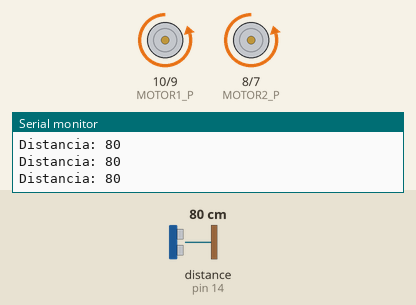
This sketch was run on a simulated Arduino Uno, built with avr-gcc and run on an emulated ATmega328P. On the bench: motor-driver pin pairs drawn as motors (green arrow = first pin HIGH = forward, orange = second pin HIGH = backward, longer = more drive, scaled by the enable pin), the last lines printed to the serial monitor. Wiring (inferred from the names in the program): ultrasonic range finder: trigger pin 14; echo pin 14. Inputs (shaded band) come from the test bench; at power-on: distance to the obstacle (sensor on pin 14) 80 cm. The echo pulse lasts 58.3 µs per cm; random numbers use the default seed unless the sketch sets one.

Above: at 1.2 s.
1.3 s: distance to the obstacle (sensor on pin 14) set to 29 cm
4.3 s: distance to the obstacle (sensor on pin 14) set to 23 cm
At 5.2 s:
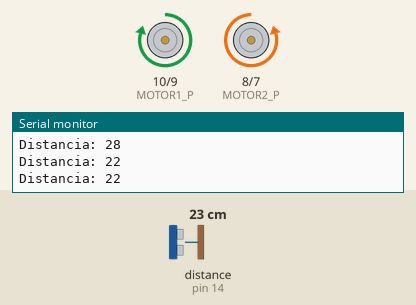
7.3 s: distance to the obstacle (sensor on pin 14) set to 2 cm
10.3 s: distance to the obstacle (sensor on pin 14) set to 5 cm
11.8 s: distance to the obstacle (sensor on pin 14) set to 8 cm
At 12.7 s:
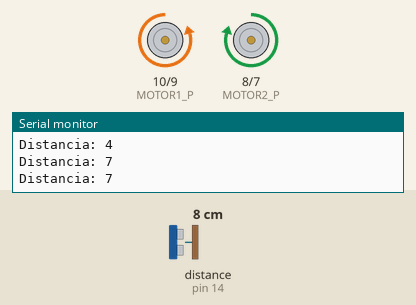
14.8 s: distance to the obstacle (sensor on pin 14) set to 18 cm
Timing chart, 0 to 18.8 s (numbered marks = the images above; inputs shaded):
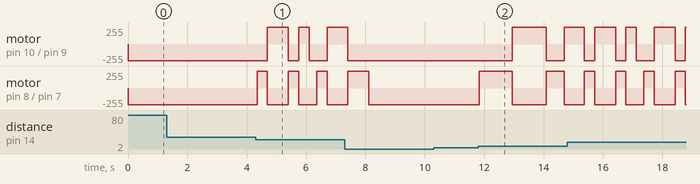

The sketch:

Robo_Me_Tamiya.pde
```cpp
#include <Servo.h>
#include <LiquidCrystal.h>

#define MOTOR1_P 10
#define MOTOR1_N 9
#define MOTOR1_PWM 6
#define MOTOR2_P 8
#define MOTOR2_N 7
#define MOTOR2_PWM 5
#define PING_PIN 14
int  SensorTemperatura = 1 ;
int  LDR = 5;


long DistanciaEsquerda;
long DistanciaDireita;
long distancia;
Servo ServoV;
Servo ServoH;

int sentido;

void setup() {
  Serial.begin(9600);

  // set up the LCD's number of rows and columns:

  pinMode(MOTOR1_P, OUTPUT);
  pinMode(MOTOR1_N, OUTPUT);
  pinMode(MOTOR2_P, OUTPUT);
  pinMode(MOTOR2_N, OUTPUT);
  pinMode(MOTOR1_PWM, OUTPUT);
  pinMode(MOTOR2_PWM, OUTPUT);
}

void lerPing() {
  pinMode(PING_PIN, OUTPUT);
  digitalWrite(PING_PIN, LOW);
  delayMicroseconds(2);
  digitalWrite(PING_PIN, HIGH);
  delayMicroseconds(5);
  digitalWrite(PING_PIN, LOW);

  pinMode(PING_PIN, INPUT);
  long duration = pulseIn(PING_PIN, HIGH);

  distancia= duration / 29 / 2;
  Serial.print("Distancia: ");
  Serial.println(distancia);

}

void loop() {
  lerPing();

  while(distancia>25) {
    andarFrente(5);
    delay(50);
    lerPing();
  }
  int delaying = 350;
  while(distancia>15 && distancia<25) {
    long d1 = distancia;
    girarNoEixo(5,0);
    delay(delaying);
    lerPing();
    long d2 = distancia;
    girarNoEixo(5,1);
    delay(delaying*2);
    parar();
    lerPing();
    long d3 = distancia;

    //voltando posiço original
    girarNoEixo(5,0);
    delay(delaying);
    parar();
    //tomando decisao..

    if(d1>d2 && d1>d3) {
      //nem para um lado nem para outro funcionou...
      delaying+=100;
    }
    else {
      if(d2>d3) {
        girarNoEixo(5,0);
        delay(delaying);
      }
      else {
        girarNoEixo(5,1);
        delay(delaying);
      }
      andarFrente(5);
      delay(250);
    }
  }
  while(distancia>5 && distancia<15) {
    girarNoEixo(5, random(10)%2==0);
    delay(300 + random(200,400));
    lerPing();
  }
}
```

Movimentos.pde
```cpp
void girarNoEixo(int intensidade, long sentido1) {

  analogWrite(MOTOR1_PWM,intensidade*50);
  analogWrite(MOTOR2_PWM,intensidade*50);
  digitalWrite(MOTOR1_P,sentido1);
  digitalWrite(MOTOR1_N,!sentido1);
  digitalWrite(MOTOR2_P,!sentido1);
  digitalWrite(MOTOR2_N,sentido1);
}

void parar() {
  analogWrite(MOTOR1_PWM,0 );
  analogWrite(MOTOR2_PWM,0);
}

void andarFrente(int intensidade) {
  sentido = 0;
  analogWrite(MOTOR1_PWM,intensidade*50);
  analogWrite(MOTOR2_PWM,intensidade*50);
  digitalWrite(MOTOR1_P,sentido);
  digitalWrite(MOTOR1_N,!sentido);
  digitalWrite(MOTOR2_P,sentido);
  digitalWrite(MOTOR2_N,!sentido);
}

void andarTraz(int intensidade) {
  sentido = 1;
  analogWrite(MOTOR1_PWM,intensidade*50 );
  analogWrite(MOTOR2_PWM,intensidade*50);
  digitalWrite(MOTOR1_P,sentido);
  digitalWrite(MOTOR1_N,!sentido);
  digitalWrite(MOTOR2_P,sentido);
  digitalWrite(MOTOR2_N,!sentido);
}

void virarEsquerda(int intensidade) {
  analogWrite(MOTOR1_PWM,intensidade*50 );
  analogWrite(MOTOR2_PWM,10*intensidade);
  digitalWrite(MOTOR1_P,sentido);
  digitalWrite(MOTOR1_N,!sentido);
  digitalWrite(MOTOR2_P,sentido);
  digitalWrite(MOTOR2_N,!sentido);
}

void virarDireita(int intensidade) {
  analogWrite(MOTOR1_PWM,10*intensidade );
  analogWrite(MOTOR2_PWM,intensidade*50);
  digitalWrite(MOTOR1_P,sentido);
  digitalWrite(MOTOR1_N,!sentido);
  digitalWrite(MOTOR2_P,sentido);
  digitalWrite(MOTOR2_N,!sentido);
}
```

Measured:
- the behaviour switches between 26 and 25 cm on distance to the obstacle (sensor on pin 14) (found by bisection; images 0 and 1)
